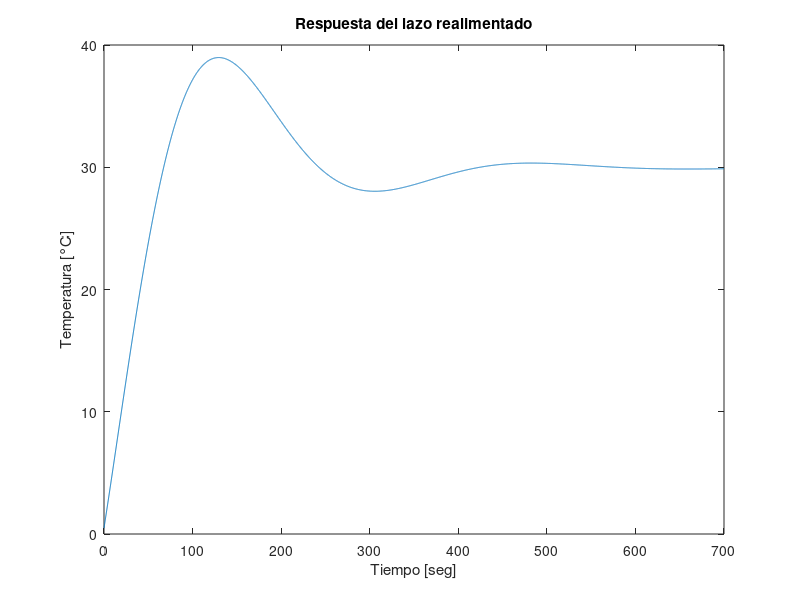
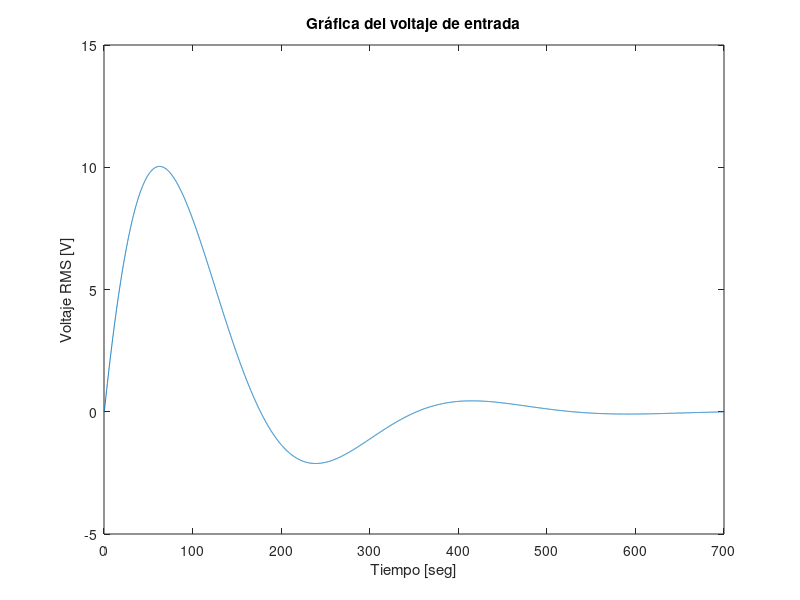

Reproduce these figures in MATLAB, in order.
clear
clc
R=100;%ohm
Vagua=1000/100^3;%m3
Sagua=1000;%Kg/m3
m=Sagua*Vagua;
c=1000;%cal/CKg
Kp=90;
Ki=2;
Kd=80;
A=[0 1 0;0 0 1;-20*Ki/(0.35*R*m*c) -20*Kp/(0.35*R*m*c) -(1/0.35)*(1+20*Kp/(R*m*c))];
B=[0;0;1];
C=[(57.1429*Ki/(R*m*c))*(1-20*Kp/(R*m*c)),(57.1429/(R*m*c))*(Kd+0.35*Ki-20*Kd*Kp/(R*m*c)) ...
   ,(57.1429/(R*m*c))*(0.35*Kp-20*Kp*Kd/(R*m*c))];
D=20*Kd/(R*m*c);
sys_1=ss(A,B,C,D);
[y,t,x]=step(30*sys_1);
figure
plot(t,y);
title('Respuesta del lazo realimentado');
xlabel('Tiempo [seg]')
ylabel('Temperatura [°C]')

figure
plot(t,x(:,2));
title('Gráfica del voltaje de entrada');
xlabel('Tiempo [seg]')
ylabel('Voltaje RMS [V]')